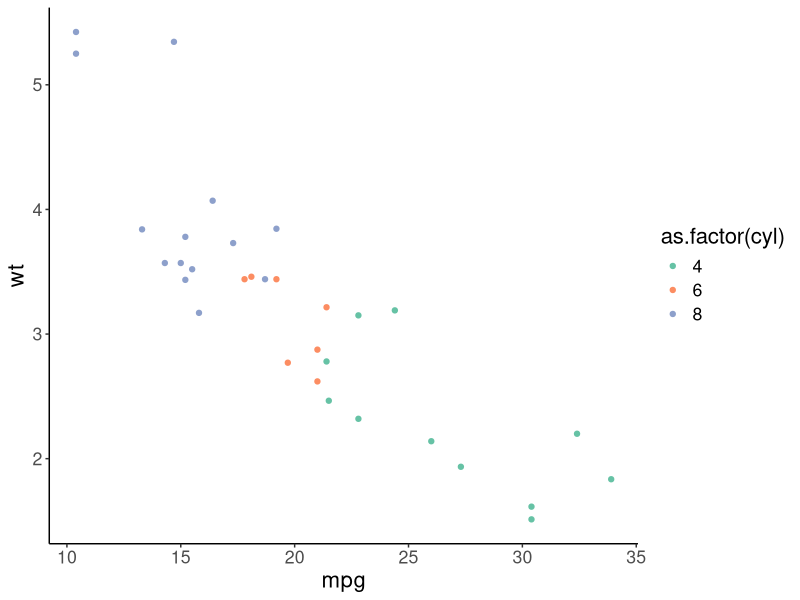

Generate this figure with R:
## ---- chunk 1
knitr::opts_chunk$set(echo = TRUE, warning = F, message = F)
## ---- chunk 2
library(tidyverse)
library(RColorBrewer)
library(data.table)

# Set theme
theme_set(
  theme_classic() +
  theme(text=element_text(size=16,  family="Helvetica")))

#test theme
p <- ggplot(mtcars, aes(mpg, wt, color=as.factor(cyl))) +
  geom_point() +
  scale_colour_brewer(palette = "Set2", type="qual")
p
## ---- chunk 3

